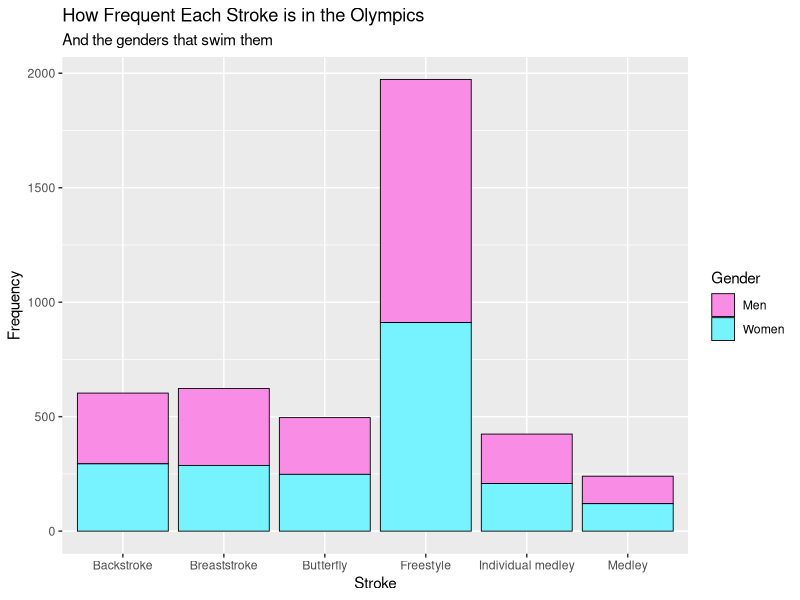
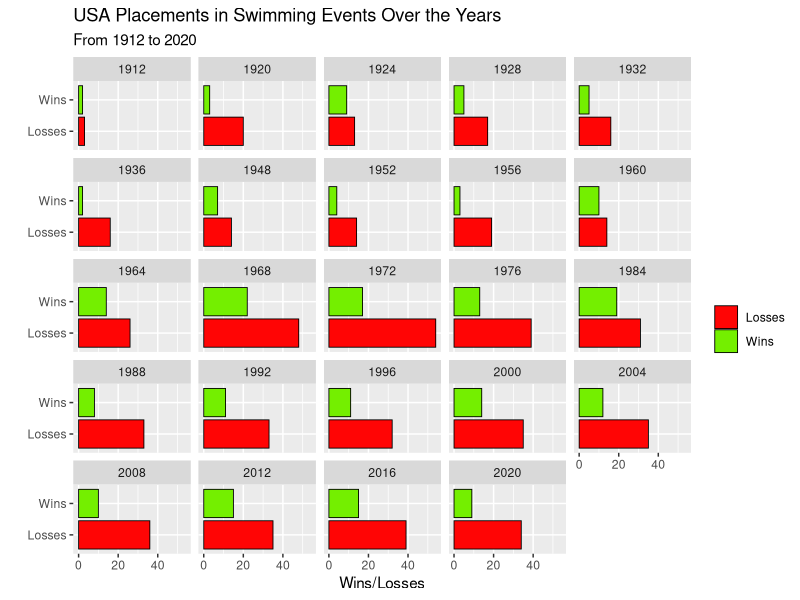
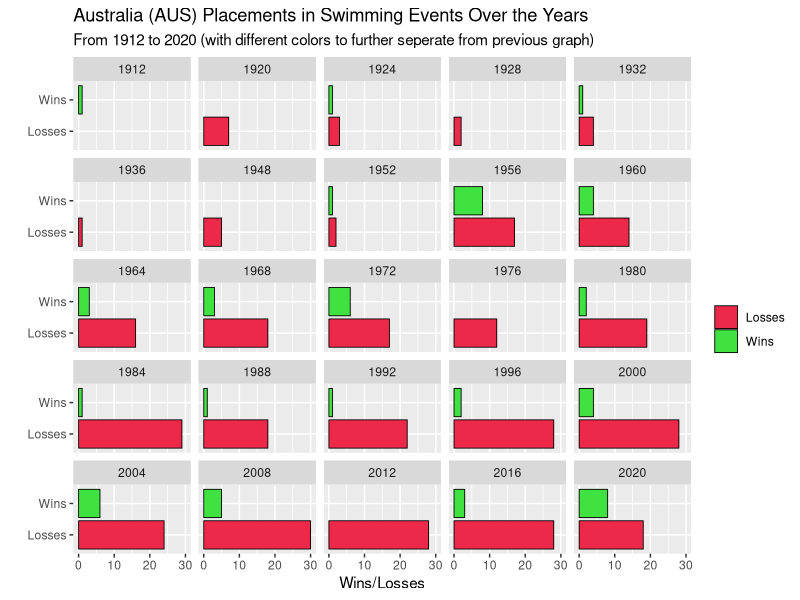

Reproduce these figures in R, in order.
## ---- chunk 1
library(tidyverse)
library(broom)
## ---- chunk 2
data <- read.csv("Olympic_Swimming_Results_1912to2020.csv")
## ---- chunk 3
data %>%
  glimpse()
## ---- chunk 4
#| label: event_num

#didWin variable created here so it is easier to single out the events. there are multiple swimmers in each event but only one can win, so singling out the winners gives us just one entry for each event
data <- data %>%
  mutate(didWin = if_else(Rank == 1, "yes", "no"))

data %>%
  filter(didWin == "yes", Year == "1912" | Year == "2020") %>%
  group_by(Year) %>%
  count() %>%
  select(Year, n) %>%
  summarise(Events = n)
## ---- chunk 5
#| label: strk_freq

data %>%
  ggplot(aes(x = Stroke, fill = Gender)) +
  geom_bar(color = "black", size = 0.3) +
  scale_fill_manual(values = c("#F98CE5","#77F3FF")) +
  labs(x = "Stroke", 
       y = "Frequency", 
       title = "How Frequent Each Stroke is in the Olympics", 
       subtitle = "And the genders that swim them")
## ---- chunk 6




## ---- chunk 7
#| label: top_wins

data %>%
  filter(didWin == "yes") %>%
  group_by(Team) %>%
  count(didWin) %>%
  select(Team, n) %>%
  summarise(Wins = n) %>%
  arrange(desc(Wins)) %>%
  slice(1, 2, 3, 4, 5)
## ---- chunk 8
#| label: usa_wins

data %>%
  mutate(USAwinlose = if_else(Rank == 1, "Wins", "Losses")) %>%
  filter(Team == "USA") %>%
  ggplot(aes(y = USAwinlose, fill = USAwinlose)) +
  geom_bar(color = "black", size = 0.3) +
  scale_fill_manual(values = c("#FF0505","#74EF00")) +
  facet_wrap(. ~ Year) +
  labs(title = "USA Placements in Swimming Events Over the Years",
       subtitle = "From 1912 to 2020",
       x = "Wins/Losses",
       y = "",
       fill = "")
## ---- chunk 9
#| label: aus_wins

data %>%
  mutate(AUSwinlose = if_else(Rank == 1, "Wins", "Losses")) %>%
  filter(Team == "AUS") %>%
  ggplot(aes(y = AUSwinlose, fill = AUSwinlose)) +
  geom_bar(color = "black", size = 0.3) +
  scale_fill_manual(values = c("#ED294A","#3FE241")) +
  facet_wrap(. ~ Year) +
  labs(title = "Australia (AUS) Placements in Swimming Events Over the Years",
       subtitle = "From 1912 to 2020 (with different colors to further seperate from previous graph)",
       x = "Wins/Losses",
       y = "",
       fill = "")
